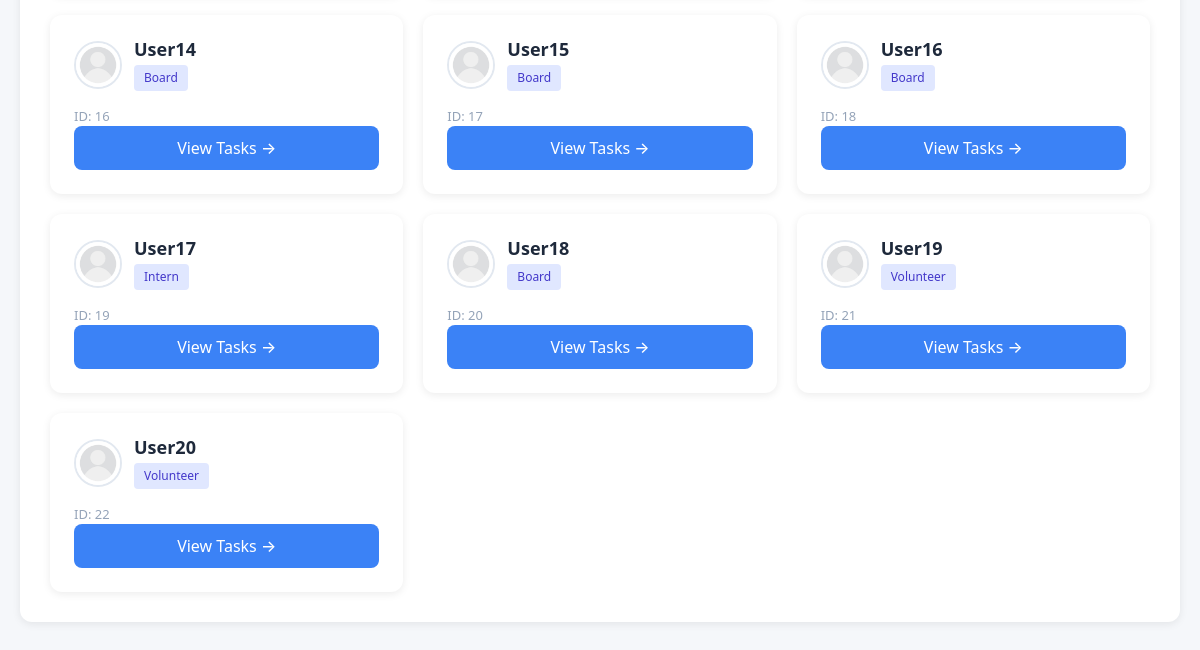
Page /tasks/status (signed in, lower part) on the earlier database version.
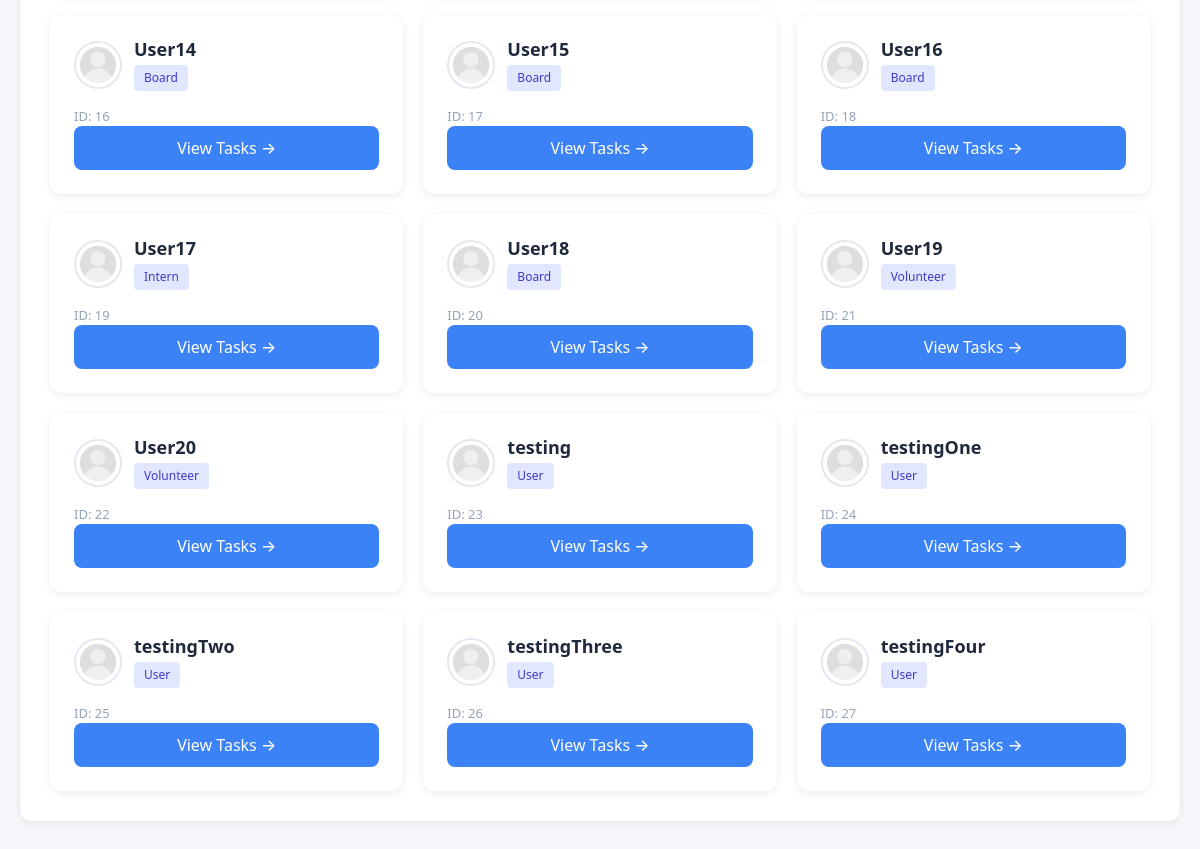
Same page on the later database version.
### project/models.py (models this page shows, shortened)
class User(db.Model, UserMixin):
    __tablename__ = 'users'
    id: Mapped[int] = mapped_column(primary_key=True)
    name: Mapped[str] = mapped_column()
    email: Mapped[str] = mapped_column(unique=True)
    address: Mapped[str] = mapped_column(default="None Provided")
    password_hash: Mapped[str] = mapped_column(db.String(128))
    date_created: Mapped[datetime] = mapped_column(DateTime, server_default=func.now())
    total_hours: Mapped[float] = mapped_column(default=0.0)
    picture: Mapped[str] = mapped_column(default="default.jpeg")
    role: Mapped[str] = mapped_column(default="user")  # "user", "volunteer", " intern", "board"
    hours: Mapped[List["Hours"]] = relationship("Hours", back_populates="user", cascade="all, delete-orphan")
    documents: Mapped[List["Document"]] = relationship("Document", back_populates="user", cascade="all, delete-orphan")
    task_assignments: Mapped[List["TaskAssignment"]] = relationship(
        "TaskAssignment",
        back_populates="user",
        cascade="all, delete-orphan"
    )

### app.py (the view)
@app.route("/tasks/status", methods=["GET"])
@login_required
@permission_required('volunteer')
def task_status():
    if current_user.role in ['volunteer', 'intern']:
        assignments = TaskAssignment.query.filter_by(user_id=current_user.id).order_by(TaskAssignment.due_date.asc()).all()
        today = datetime.now().date()
        week_start = today - timedelta(days=today.weekday())
        week_end = week_start + timedelta(days=6)
        next_week_start = week_end + timedelta(days=1)
        next_week_end = next_week_start + timedelta(days=6)
        for assignment in assignments:
            due_date = assignment.due_date.date() if assignment.due_date else None
            if due_date:
                if due_date < today and assignment.status != "done" and assignment.status != "graded":
                    assignment.is_overdue = True
                    assignment.is_this_week = False
                    assignment.is_next_week = False
                    assignment.is_later = False
                elif week_start <= due_date <= week_end:
                    assignment.is_this_week = True
                    assignment.is_overdue = False
                    assignment.is_next_week = False
                    assignment.is_later = False
                elif next_week_start <= due_date <= next_week_end:
                    assignment.is_next_week = True
                    assignment.is_this_week = False
                    assignment.is_overdue = False
                    assignment.is_later = False
                else:
                    assignment.is_later = True
                    assignment.is_this_week = False
                    assignment.is_next_week = False
                    assignment.is_overdue = False
            else:
                assignment.is_later = True
                assignment.is_this_week = False
                assignment.is_next_week = False
                assignment.is_overdue = False
        return render_template("task_status_list.html", assignments=assignments, role=current_user.role)
    else:  # board or admin
        from sqlalchemy.orm import joinedload
        users = User.query.options(joinedload(User.task_assignments)).all()
        return render_template("task_status_list.html", users=users, role=current_user.role)

### app.py (called while the page is built)
@app.context_processor
def inject_now():
    return {
        'now': datetime.now,
        'today': date.today
    }

### project/models.py (called while the page is built)
@login_manager.user_loader
def load_user(user_id):
    return User.query.get(user_id)

### project/templates/task_status_list.html (shortened to what the changed rows need)
{% extends "base.html" %}
{% block content %}
{% if role != "admin" and role != "board" %}
    <div class="tasks-container">
        <div class="page-header">
            <h1>📋 My Tasks</h1>
        </div>
        {% if assignments %}
            {% set overdue_tasks = assignments | selectattr('is_overdue', 'equalto', True) | list %}
            {% if overdue_tasks %}
            <div class="section-card">
                <div class="section-header overdue">
                    <h2>⚠️ Overdue</h2>
                    <span class="badge-count">{{ overdue_tasks|length }}</span>
                </div>
                <ul class="task-list">
                    {% for assignment in overdue_tasks %}
                    <a href="{{ url_for('view_task', assignment_id=assignment.id) }}" class="task-item">
                        <div class="task-main">
                            <div class="task-title">
                                {{ assignment.task.title }}
                                <span class="view-icon">→</span>
                            </div>
                            <div class="task-meta">
                                <span class="task-type">{{ assignment.task.classification.title() }}</span>
                                <span class="task-date">
                                    📅 {{ assignment.due_date.strftime('%b %d, %Y') if assignment.due_date else 'No date' }}
                                </span>
                            </div>
                        </div>
                        <span class="task-status
                            {% if assignment.status == 'graded' %}status-graded
                            {% elif assignment.status == 'done' %}status-done
                            {% else %}status-pending{% endif %}">
                            {{ assignment.status.replace('_', ' ').title() }}
                        </span>
                    </a>
                    {% endfor %}
                </ul>
            </div>
            {% endif %}
            {% set this_week_tasks = assignments | selectattr('is_this_week', 'equalto', True) | list %}
            {% if this_week_tasks %}
            <div class="section-card">
                <div class="section-header this-week">
                    <h2>📅 This Week</h2>
                    <span class="badge-count">{{ this_week_tasks|length }}</span>
                </div>
                <ul class="task-list">
                    {% for assignment in this_week_tasks %}
                    <a href="{{ url_for('view_task', assignment_id=assignment.id) }}" class="task-item">
                        <div class="task-main">
                            <div class="task-title">
                                {{ assignment.task.title }}
                                <span class="view-icon">→</span>
                            </div>
                            <div class="task-meta">
                                <span class="task-type">{{ assignment.task.classification.title() }}</span>
                                <span class="task-date">
                                    📅 {{ assignment.due_date.strftime('%b %d, %Y') if assignment.due_date else 'No date' }}
                                </span>
                            </div>
                        </div>
                        <span class="task-status
                            {% if assignment.status == 'graded' %}status-graded
                            {% elif assignment.status == 'done' %}status-done
                            {% else %}status-pending{% endif %}">
                            {{ assignment.status.replace('_', ' ').title() }}
                        </span>
                    </a>
                    {% endfor %}
                </ul>
            </div>
            {% endif %}
            {% set next_week_tasks = assignments | selectattr('is_next_week', 'equalto', True) | list %}
            {% if next_week_tasks %}
            <div class="section-card">
                <div class="section-header next-week">
                    <h2>📆 Next Week</h2>
                    <span class="badge-count">{{ next_week_tasks|length }}</span>
                </div>
                <ul class="task-list">
                    {% for assignment in next_week_tasks %}
                    <a href="{{ url_for('view_task', assignment_id=assignment.id) }}" class="task-item">
                        <div class="task-main">
                            <div class="task-title">
                                {{ assignment.task.title }}
                                <span class="view-icon">→</span>
                            </div>
                            <div class="task-meta">
                                <span class="task-type">{{ assignment.task.classification.title() }}</span>
                                <span class="task-date">
                                    📅 {{ assignment.due_date.strftime('%b %d, %Y') if assignment.due_date else 'No date' }}
                                </span>
                            </div>
                        </div>
                        <span class="task-status
                            {% if assignment.status == 'graded' %}status-graded
                            {% elif assignment.status == 'done' %}status-done
                            {% else %}status-pending{% endif %}">
                            {{ assignment.status.replace('_', ' ').title() }}
                        </span>
                    </a>
                    {% endfor %}
                </ul>
            </div>
            {% endif %}
            {% set later_tasks = assignments | selectattr('is_later', 'equalto', True) | list %}
            {% if later_tasks %}
            <div class="section-card">
                <div class="section-header later">
                    <h2>🗓️ Later</h2>
                    <span class="badge-count">{{ later_tasks|length }}</span>
                </div>
                <ul class="task-list">
                    {% for assignment in later_tasks %}
                    <a href="{{ url_for('view_task', assignment_id=assignment.id) }}" class="task-item">
                        <div class="task-main">
                            <div class="task-title">
                                {{ assignment.task.title }}
                                <span class="view-icon">→</span>
                            </div>
                            <div class="task-meta">
                                <span class="task-type">{{ assignment.task.classification.title() }}</span>
                                <span class="task-date">
                                    📅 {{ assignment.due_date.strftime('%b %d, %Y') if assignment.due_date else 'No date' }}
                                </span>
                            </div>
                        </div>
                        <span class="task-status
                            {% if assignment.status == 'graded' %}status-graded
                            {% elif assignment.status == 'done' %}status-done
                            {% else %}status-pending{% endif %}">
                            {{ assignment.status.replace('_', ' ').title() }}
                        </span>
                    </a>
                    {% endfor %}
                </ul>
            </div>
            {% endif %}
        {% else %}
            <div class="section-card">
                <div class="empty-state">
                    <div class="empty-state-icon">📝</div>
                    <div class="empty-state-text">No tasks assigned yet</div>
                </div>
            </div>
        {% endif %}
    </div>
{% else %}
    <div class="tasks-container">
        {% set pending_review_tasks = [] %}
        {% for user in users %}
            {% for assignment in user.task_assignments %}
                {% if assignment.status == 'done' %}
                    {% set _ = pending_review_tasks.append(assignment) %}
                {% endif %}
            {% endfor %}
        {% endfor %}
        <div class="section-card">
            <div class="users-grid">
                {% for user in users %}
                <form action="{{ url_for('specific_user_tasks') }}" method="get">
                    <div class="user-card" onclick="this.closest('form').submit()">
                        <div class="user-card-header">
                            <img src="{{ url_for('static', filename='profile_pics/' ~ user.picture) }}"
                                 alt="{{ user.name }}"
                                 class="user-avatar">
                            <div class="user-info">
                                <h3>{{ user.name }}</h3>
                                <span class="user-role">{{ user.role }}</span>
                            </div>
                        </div>
                        <div class="user-id">ID: {{ user.id }}</div>
                        <button type="submit" class="view-tasks-btn">View Tasks →</button>
                    </div>
                </form>
                {% endfor %}
            </div>
        </div>
    </div>
{% endif %}
{% endblock %}

Differences in the rows shown:
added User: picture (placeholder picture), name "testing", role "User", id "23"
added User: picture (placeholder picture), name "testingOne", role "User", id "24"
added User: picture (placeholder picture), name "testingTwo", role "User", id "25"
added User: picture (placeholder picture), name "testingThree", role "User", id "26"
added User: picture (placeholder picture), name "testingFour", role "User", id "27"
